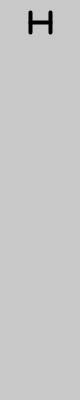
Frame 1 (no input)
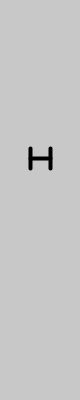
Frame 60 (the mouse pressed at the canvas centre just before this capture)
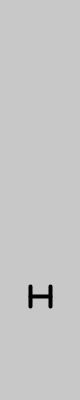
Frame 120 (the mouse held since frame 60 and released just before this capture)

The Processing sketch that drew these frames (run headless with seeded random() and noise(); from frame 60 on, the mouse is pressed at the canvas centre):

// Processing sketch: trainTrackStart
// ── trainTrackStart.pde
// traintracks

float trackX = 40;
float trackY = 20;
float trackSpeed = 2.3;

void setup() {
  size(80, 400);
  strokeWeight(4);
}

void draw() {
  background(200);
  trackY += trackSpeed;
  line(trackX - 10, trackY - 10, trackX -10, trackY+10);
  line(trackX - 10, trackY, trackX + 10, trackY);
  line(trackX + 10, trackY - 10, trackX + 10, trackY+10);
  
  if (trackY > height) {
    trackY = 0;
  }
}
